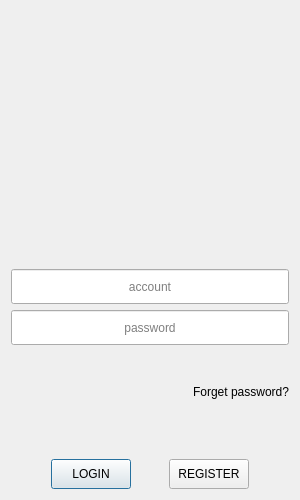
<?xml version="1.0" encoding="UTF-8"?>
<ui version="4.0">
 <class>LoginDialogClass</class>
 <widget class="QDialog" name="LoginDialogClass">
  <property name="geometry">
   <rect>
    <x>0</x>
    <y>0</y>
    <width>300</width>
    <height>500</height>
   </rect>
  </property>
  <property name="minimumSize">
   <size>
    <width>300</width>
    <height>500</height>
   </size>
  </property>
  <property name="maximumSize">
   <size>
    <width>318</width>
    <height>500</height>
   </size>
  </property>
  <property name="windowTitle">
   <string>LoginDialog</string>
  </property>
  <layout class="QGridLayout" name="gridLayout">
   <item row="0" column="0">
    <layout class="QVBoxLayout" name="verticalLayout">
     <item>
      <widget class="QWidget" name="widget_portarit" native="true">
       <layout class="QGridLayout" name="gridLayout_2">
        <item row="0" column="0">
         <widget class="QLabel" name="label_portrait">
          <property name="minimumSize">
           <size>
            <width>0</width>
            <height>230</height>
           </size>
          </property>
          <property name="maximumSize">
           <size>
            <width>320</width>
            <height>200</height>
           </size>
          </property>
          <property name="text">
           <string/>
          </property>
          <property name="textFormat">
           <enum>Qt::TextFormat::PlainText</enum>
          </property>
          <property name="pixmap">
           <pixmap resource="ChatClient.qrc">:/ChatClient/res/catbug.png</pixmap>
          </property>
          <property name="scaledContents">
           <bool>true</bool>
          </property>
          <property name="alignment">
           <set>Qt::AlignmentFlag::AlignCenter</set>
          </property>
          <property name="wordWrap">
           <bool>false</bool>
          </property>
         </widget>
        </item>
       </layout>
      </widget>
     </item>
     <item>
      <widget class="QLineEdit" name="edit_account">
       <property name="minimumSize">
        <size>
         <width>0</width>
         <height>35</height>
        </size>
       </property>
       <property name="maximumSize">
        <size>
         <width>16777215</width>
         <height>35</height>
        </size>
       </property>
       <property name="alignment">
        <set>Qt::AlignmentFlag::AlignCenter</set>
       </property>
       <property name="placeholderText">
        <string>account</string>
       </property>
      </widget>
     </item>
     <item>
      <widget class="QLineEdit" name="edit_password">
       <property name="minimumSize">
        <size>
         <width>0</width>
         <height>35</height>
        </size>
       </property>
       <property name="maximumSize">
        <size>
         <width>16777215</width>
         <height>35</height>
        </size>
       </property>
       <property name="alignment">
        <set>Qt::AlignmentFlag::AlignCenter</set>
       </property>
       <property name="placeholderText">
        <string>password</string>
       </property>
      </widget>
     </item>
     <item>
      <layout class="QHBoxLayout" name="horizontalLayout">
       <item>
        <spacer name="horizontalSpacer">
         <property name="orientation">
          <enum>Qt::Orientation::Horizontal</enum>
         </property>
         <property name="sizeHint" stdset="0">
          <size>
           <width>40</width>
           <height>20</height>
          </size>
         </property>
        </spacer>
       </item>
       <item>
        <widget class="QLabel" name="label_forget">
         <property name="minimumSize">
          <size>
           <width>130</width>
           <height>0</height>
          </size>
         </property>
         <property name="text">
          <string>Forget password?</string>
         </property>
         <property name="alignment">
          <set>Qt::AlignmentFlag::AlignRight|Qt::AlignmentFlag::AlignTrailing|Qt::AlignmentFlag::AlignVCenter</set>
         </property>
         <property name="openExternalLinks">
          <bool>false</bool>
         </property>
        </widget>
       </item>
      </layout>
     </item>
     <item>
      <spacer name="verticalSpacer">
       <property name="orientation">
        <enum>Qt::Orientation::Vertical</enum>
       </property>
       <property name="sizeType">
        <enum>QSizePolicy::Policy::Maximum</enum>
       </property>
       <property name="sizeHint" stdset="0">
        <size>
         <width>20</width>
         <height>20</height>
        </size>
       </property>
      </spacer>
     </item>
     <item>
      <layout class="QHBoxLayout" name="horizontalLayout_2">
       <item>
        <spacer name="horizontalSpacer_2">
         <property name="orientation">
          <enum>Qt::Orientation::Horizontal</enum>
         </property>
         <property name="sizeHint" stdset="0">
          <size>
           <width>40</width>
           <height>20</height>
          </size>
         </property>
        </spacer>
       </item>
       <item>
        <widget class="QPushButton" name="button_login">
         <property name="minimumSize">
          <size>
           <width>0</width>
           <height>30</height>
          </size>
         </property>
         <property name="text">
          <string>LOGIN</string>
         </property>
        </widget>
       </item>
       <item>
        <spacer name="horizontalSpacer_4">
         <property name="orientation">
          <enum>Qt::Orientation::Horizontal</enum>
         </property>
         <property name="sizeHint" stdset="0">
          <size>
           <width>10</width>
           <height>20</height>
          </size>
         </property>
        </spacer>
       </item>
       <item>
        <widget class="QPushButton" name="button_register">
         <property name="minimumSize">
          <size>
           <width>0</width>
           <height>30</height>
          </size>
         </property>
         <property name="text">
          <string>REGISTER</string>
         </property>
        </widget>
       </item>
       <item>
        <spacer name="horizontalSpacer_3">
         <property name="orientation">
          <enum>Qt::Orientation::Horizontal</enum>
         </property>
         <property name="sizeHint" stdset="0">
          <size>
           <width>40</width>
           <height>20</height>
          </size>
         </property>
        </spacer>
       </item>
      </layout>
     </item>
    </layout>
   </item>
  </layout>
 </widget>
 <layoutdefault spacing="6" margin="11"/>
 <resources>
  <include location="ChatClient.qrc"/>
 </resources>
 <connections/>
</ui>
